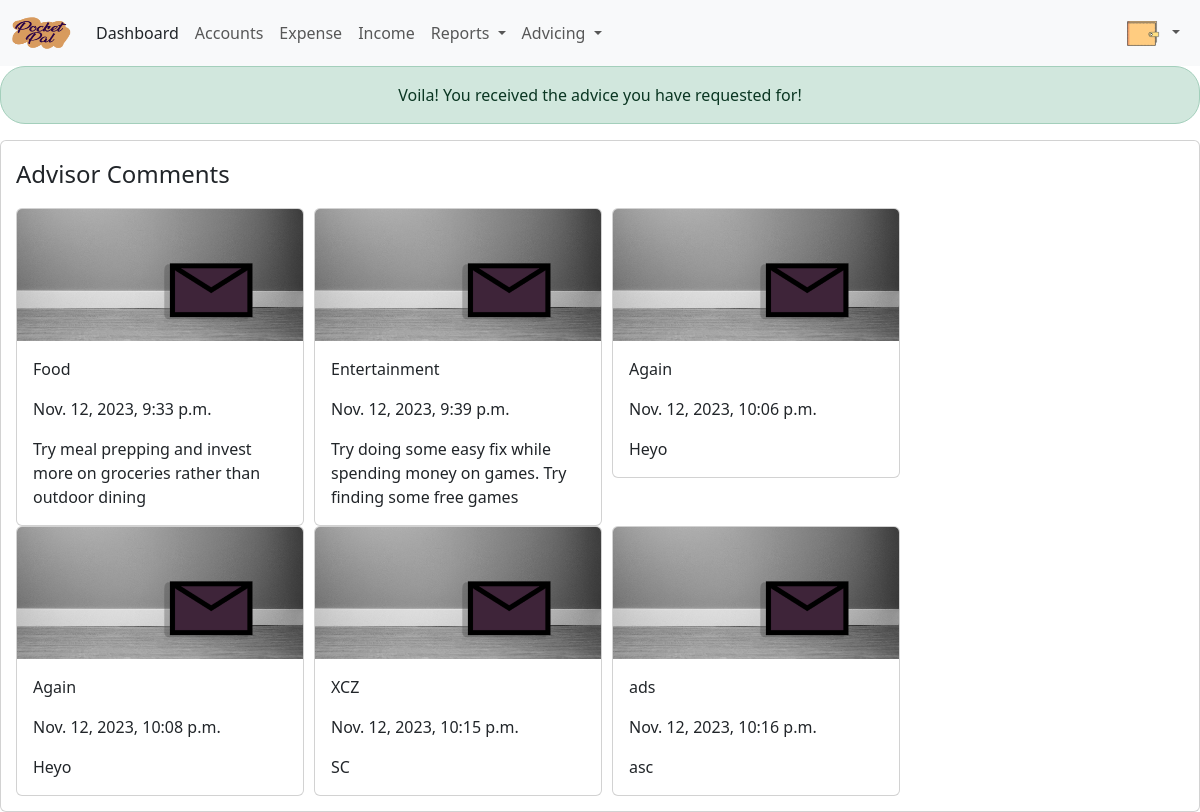
Screenshot of /advise/check-advice/ (signed in) with the database file from the repository.
### advisor/models.py (models this page shows)
class Comment(models.Model):
    user = models.ForeignKey(to = User,on_delete=models.CASCADE)
    name = models.CharField(max_length=80)
    body = models.TextField()
    student_name = models.CharField(max_length=100)
    created_on = models.DateTimeField(default=now)

### advise/views.py (the view)
# urls.py: path('check-advice/', views.check_advice, name = 'check_advice'),
@login_required(login_url='login')
def check_advice(request):
    user = request.user
    if Student_Flag.objects.filter(user = user).exists():
        messages.success(request, 'Voila! You received the advice you have requested for!')
    if Comment.objects.filter(user = user).exists():
        comments = Comment.objects.filter(user = user)
        return render(request, 'advisor/check_advice.html', {'comments':comments})
    else:
        comments = 0
        return render(request, 'advisor/check_advice.html',{'comments':comments})

### templates/advisor/check_advice.html (shortened to what this page needs)
{% load static %}
<!DOCTYPE html>
<html lang="en">
<head>
  <link href="https://cdn.jsdelivr.net/npm/bootstrap@5.3.2/dist/css/bootstrap.min.css" rel="stylesheet"
>
</head>
<body>
  {% include "partials/_sideNav2.html" %}
  <section class="text-center text-lg-start">
    <div class="card cascading-right"
      style="padding: 15px; background: hsla(0, 0%, 100%, 0.55); backdrop-filter: blur(30px);">
      <div class="row">
        <div class="col-9">
          <p class="fs-4 text-start">Advisor Comments</p>
          <div class="header">
            {% if comments == 0 %}
            <div class="card" style="width: 18rem;">
              <img class="card-img-top" src="{% static 'image/ContactUs.png' %}" alt="Card image cap">
              <div class="card-body">
                <p class="card-text">Hello!!</p>
                <p class="card-text">Sorry you got no advice yet! Please wait, you will be notified once your request is
                  processed!</p>
              </div>
            </div>
            {% else %}
            <div class="row">
              {% for comment in comments %}
              <div class="col-sm-4 flex-wrap">
                <div class="card mx-auto" style="width: 18rem;">
                  <img class="card-img-top" src="{% static 'image/ContactUs.png' %}" alt="Card image cap">
                  <div class="card-body">
                    <p class="card-text">{{ comment.name }}</p>
                    <p class="card-text">{{ comment.created_on }}</p>
                    <p class="card-text">{{ comment.body }}</p>
                  </div>
                </div>
              </div>
              {% endfor %}
            </div>
            {% endif %}
          </div>
        </div>
      </div>
    </div>
  </section>
</body>
</html>

### rows the page displays
Comment: name "Food", created_on "Nov. 12, 2023, 9:33 p.m.", body "Try meal prepping and invest more on groceries rather than outdoor dining"
Comment: name "Entertainment", created_on "Nov. 12, 2023, 9:39 p.m.", body "Try doing some easy fix while spending money on games. Try finding some free games"
Comment: name "Again", created_on "Nov. 12, 2023, 10:06 p.m.", body "Heyo"
Comment: name "Again", created_on "Nov. 12, 2023, 10:08 p.m.", body "Heyo"
Comment: name "XCZ", created_on "Nov. 12, 2023, 10:15 p.m.", body "SC"
Comment: name "ads", created_on "Nov. 12, 2023, 10:16 p.m.", body "asc"

### other values shown
{{ message }} "Voila! You received the advice you have requested for!"
